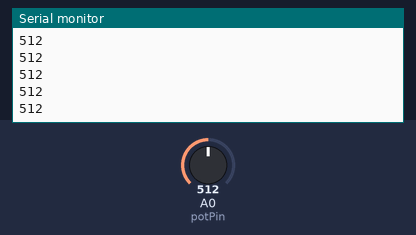
Simulated run of this sketch. Board: Arduino Uno, built with avr-gcc and run on an emulated ATmega328P. On the bench: the last lines printed to the serial monitor. Inputs (shaded band) come from the test bench; at power-on: A0 (potPin) = 512.

Above: at 1.2 s.
1.3 s: A0 (potPin) set to 716
At 1.8 s:
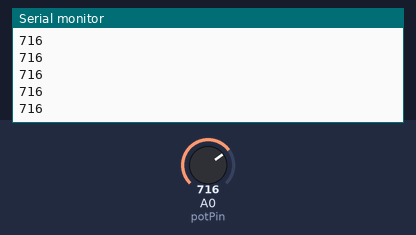
2.8 s: A0 (potPin) set to 900
At 3.3 s:
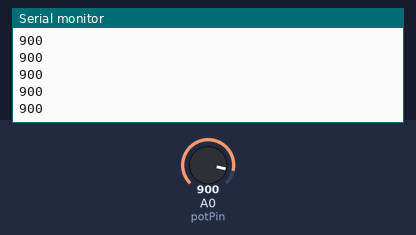
Timing chart, 0 to 5.8 s (numbered marks = the images above; inputs shaded):
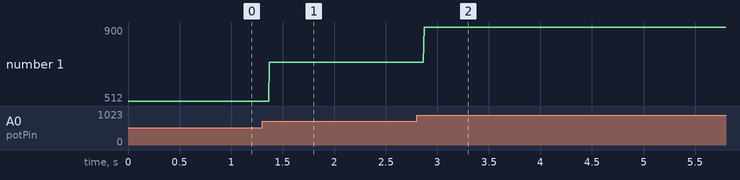

Measured:
- after the input at 1.3 s, the serial monitor: prints a new line after 0.07 s (image 1)
- after the input at 2.8 s, the serial monitor: prints a new line after 0.07 s (image 2)
- plotted number 1: 512 → 716 after the input at 1.3 s, 716 → 900 after the input at 2.8 s

The sketch:

resistor.ino
```cpp
// หันออก
// ช่องแรก 5V
// ช่องสอง INPUT
// ช่องสาม GND
// ตัวหมุน

const int potPin = A0; // Pin for Potentiometer (Analog input pin)
void setup() {
  Serial.begin(9600);
}

void loop() {
  int potValue = analogRead(potPin); // Read the value from the Potentiometer
  Serial.println(potValue);
}
```
